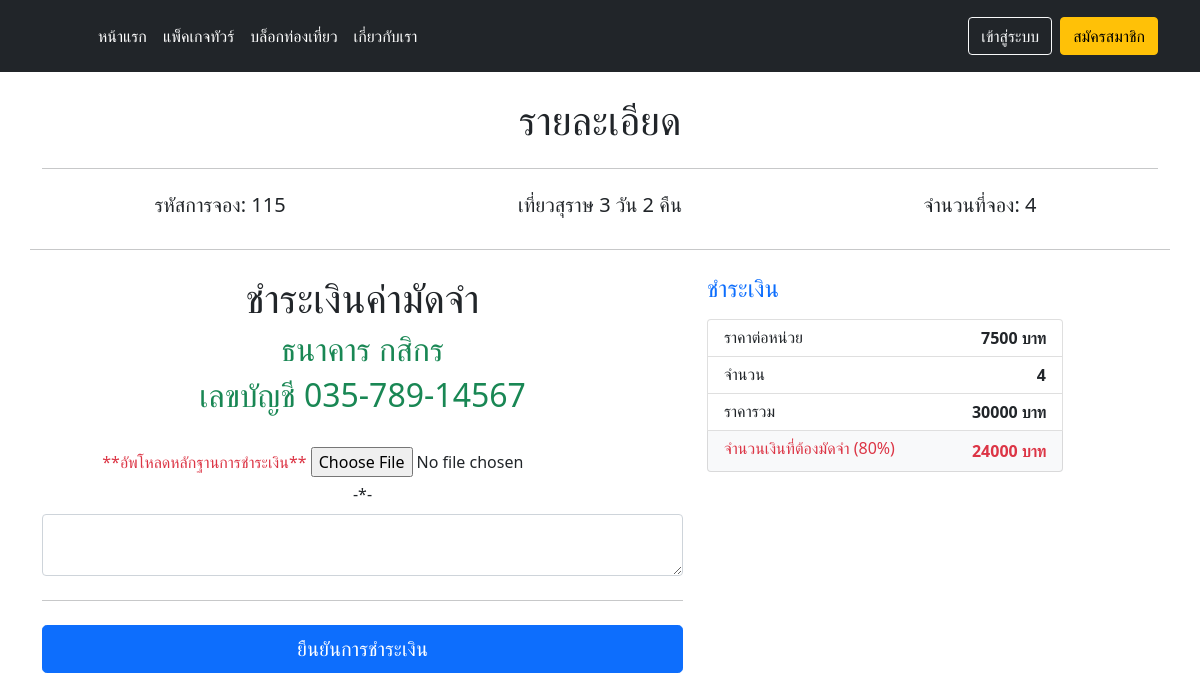
/tourlike/pay_deposit.php?oid=115, run on the app's committed database.
### tables this page shows
CREATE TABLE `order_detail` (
  `order_id` int(10) NOT NULL,
  `tour_id` int(10) NOT NULL,
  `order_price` float NOT NULL COMMENT 'ราคาต่อชิ้น',
  `order_amount` int(10) NOT NULL COMMENT 'จำนวนที่จอง'
);

CREATE TABLE `tour` (
  `tour_id` int(10) NOT NULL,
  `tour_title` varchar(100) NOT NULL COMMENT 'ชื่อที่แสดงหน้าโชว์',
  `img_title` varchar(100) NOT NULL COMMENT 'รูปแพ็คเกจ',
  `tour_name` varchar(100) NOT NULL COMMENT 'ชื่อทัวร์',
  `date_start` date DEFAULT NULL COMMENT 'วันที่เริ่มทัวร์',
  `date_end` date DEFAULT NULL COMMENT 'วันเดินทางกลับ',
  `tour_detail` varchar(5000) DEFAULT NULL COMMENT 'รายละเอียดทัวร์',
  `tour_price` float NOT NULL COMMENT 'ราคาทัวร์',
  `trip_type` varchar(500) DEFAULT NULL COMMENT 'สายการบิน รถทัวร์ ต่างๆ',
  `amount` int(10) NOT NULL COMMENT 'จำนวนคนที่รับ',
  `accommodation` varchar(500) DEFAULT NULL COMMENT 'ที่พัก',
  `img_accommodation` varchar(100) DEFAULT NULL COMMENT 'รูปที่พัก',
  `province_id` int(11) NOT NULL,
  `company_id` int(10) NOT NULL
);

CREATE TABLE `company` (
  `company_id` int(10) NOT NULL,
  `company_email` varchar(100) NOT NULL COMMENT 'อีเมลบริษัท',
  `company_password` varchar(100) NOT NULL COMMENT 'รหัสผ่าน',
  `company_name` varchar(100) NOT NULL COMMENT 'ชื่อบริษัท',
  `role_id` int(2) NOT NULL DEFAULT 2,
  `company_tel` varchar(12) NOT NULL COMMENT 'เบอร์โทร',
  `company_image` varchar(100) DEFAULT NULL COMMENT 'รูปหรือโลโก้บริษัท',
  `company_detail` varchar(500) DEFAULT NULL COMMENT 'รายละเอียดบริษัท',
  `bank_name` varchar(100) DEFAULT NULL COMMENT 'ชื่อธนาคาร เช่น กสิกร ไทยพาณิชย์',
  `bank_number` varchar(15) DEFAULT NULL COMMENT 'เลขบัญชี',
  `company_license` varchar(100) DEFAULT NULL COMMENT 'รูปใบอนุญาติ ยืนยันบริษัท',
  `company_status` int(1) NOT NULL DEFAULT 0 COMMENT 'สถานะ (0=รอการยืนยันบัญชี 1=ยืนยันเสร็จสิ้น\r\n2=โดนยกเลิก)',
  `created_at` datetime NOT NULL DEFAULT current_timestamp() COMMENT 'วันที่ลงทะเบียน'
);

### tourlike/database/function.php (called while the page is built, shortened)
<?php
    class DB_con {
        function __construct()
        {
            $conn = mysqli_connect(DB_SERVER, DB_USER, DB_PASS, DB_NAME);
            $this->dbcon = $conn;
        }
        public function paydeposit($oid){
            $pay1 = mysqli_query($this->dbcon,
            "SELECT d2.tour_id, d2.tour_name, d1.order_id, d1.order_price, d1.order_amount, d3.bank_name,d3.bank_number FROM order_detail AS d1
            INNER JOIN tour AS d2
            ON  (d1.tour_id = d2.tour_id)
            INNER JOIN company AS d3
            ON (d2.company_id=d3.company_id)
            WHERE order_id = '$oid' ");
            return $pay1;
        }
    }
?>

### tourlike/pay_deposit.php (the view, shortened to what this page needs)
<?php
include 'layout/header.php';
include_once('database/function.php');
$oid = $_GET['oid'];
$db_handle = new DB_con();
$data = $db_handle->paydeposit($oid);
$deposit = mysqli_fetch_array($data);
$total1 = ($deposit['order_price'] * $deposit['order_amount']);
$total2 = (($total1 / 100) * 80);
?>
<div class="container mt-4 mb-5 text-center">
<form method="post" enctype="multipart/form-data">
        <h1>รายละเอียด</h1>
        <hr class="my-4">
        <div class="row">
            <div class="col-lg-4">
                <h5>รหัสการจอง: <?php echo $deposit['order_id'];?></h5>
            </div>
            <div class="col-lg-4">
                <h5><?php echo $deposit['tour_name'];?></h5>
            </div>
            <div class="col-lg-4">
                <h5>จำนวนที่จอง: <?php echo $deposit['order_amount'];?></h5>
            </div>
        <hr class="my-4">
        <div class="col-md-7">
            <h1>ชำระเงินค่ามัดจำ</h1>
            <h2 class="text-success">ธนาคาร <?php echo $deposit['bank_name'];?></h2>
            <h2 class="text-success">เลขบัญชี <?php echo $deposit['bank_number'];?></h2><br>
                <label for="licenseregiscom" class="form-label text-danger">**อัพโหลดหลักฐานการชำระเงิน**  </label>
                <input type="file" class="form-control-file" name="imagedeposit" required>
                <div class="mb-3">
                <label for="comment1" class="form-label">-*-</label>
                <textarea class="form-control" id="comment1" name="comment1" rows="2"></textarea>
                </div>
                <hr class="my-4">
                <button class="w-100 btn btn-primary btn-lg" name="subdeposit" type="submit">ยืนยันการชำระเงิน</button>
        </div>
    <div class="col-md-5 col-lg-4 order-md-last">
        <h4 class="d-flex justify-content-between align-items-center mb-3">
          <span class="text-primary">ชำระเงิน</span>
        </h4>
        <ul class="list-group mb-3">
          <li class="list-group-item d-flex justify-content-between lh-sm">
            <div>
              <h6 class="my-0">ราคาต่อหน่วย</h6>
            </div>
            <strong><?php echo $deposit['order_price'];?> บาท</strong>
          </li>
          <li class="list-group-item d-flex justify-content-between lh-sm">
            <div>
              <h6 class="my-0">จำนวน</h6>
            </div>
            <strong><?php echo $deposit['order_amount'];?></strong>
          </li>
          <li class="list-group-item d-flex justify-content-between lh-sm">
            <div>
              <h6 class="my-0">ราคารวม</h6>
            </div>
            <strong><?php echo ($total1);?> บาท</strong>
          </li>
          <li class="list-group-item d-flex justify-content-between bg-light">
            <div class="text-danger">
              <h6 class="my-0">จำนวนเงินที่ต้องมัดจำ (80%)</h6>
            </div>
            <strong class="text-danger"><?php echo ($total2);?> บาท</strong>
          </li>
        </ul>
      </div>
      </div>
</form>
</div>
</body>
<link rel="stylesheet" href="css/bootstrap.min.css">
</html>

### data on the page
order_detail: order_id "115", tour.tour_name "เที่ยวสุราษ 3 วัน 2 คืน", order_amount "4", company.bank_name "กสิกร", company.bank_number "035-789-14567", order_price "7500", total1 "30000", total2 "24000"
